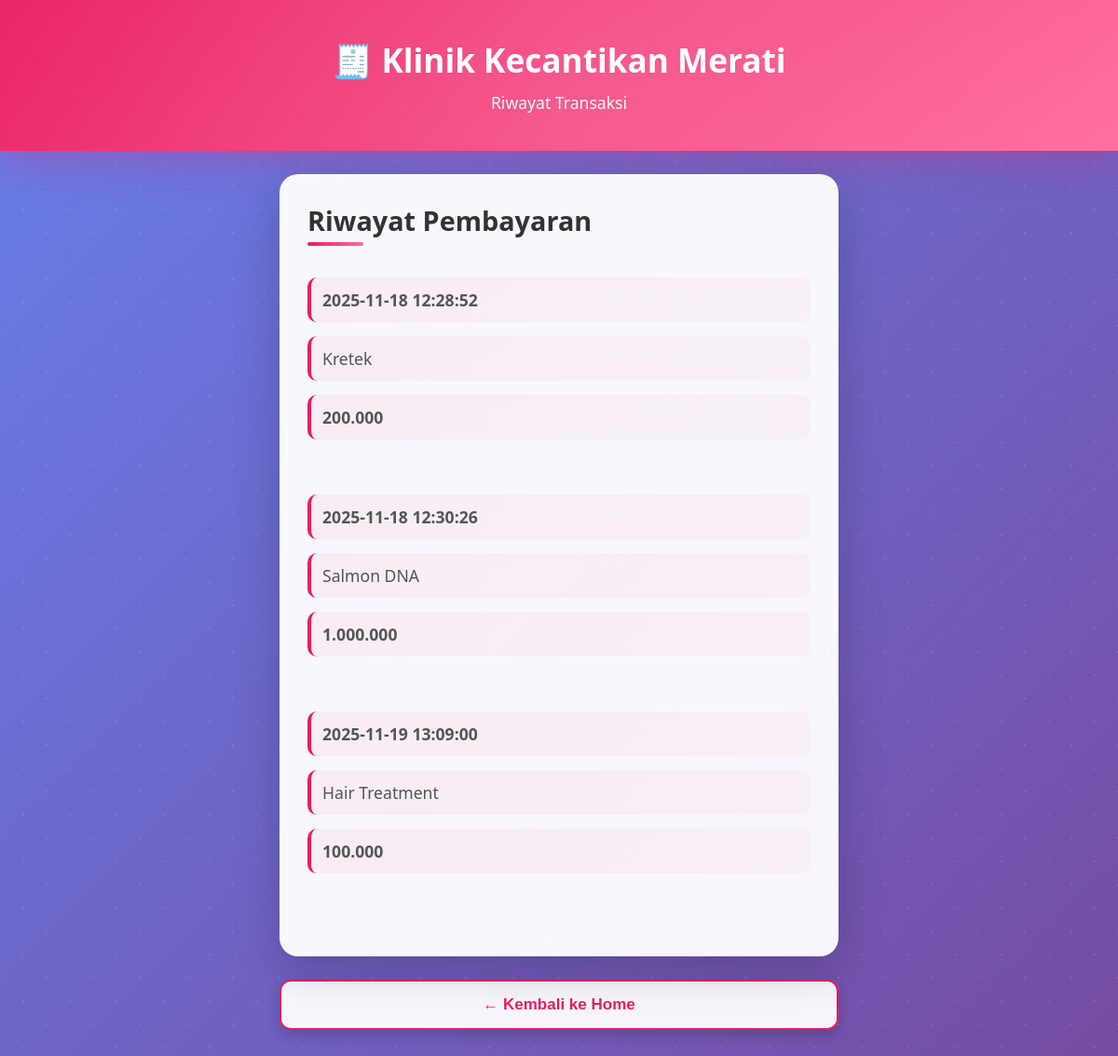
/riwayat.php?as=pelanggan&gid=2 (signed in), run on the app's committed database.
### tables this page shows
CREATE TABLE `transaction` (
  `id` int NOT NULL,
  `id_user` int NOT NULL,
  `username` varchar(255) NOT NULL,
  `id_treatment` int NOT NULL,
  `id_layanan` int NOT NULL,
  `hapus` int NOT NULL,
  `created_at` timestamp NOT NULL DEFAULT CURRENT_TIMESTAMP ON UPDATE CURRENT_TIMESTAMP
);

CREATE TABLE `master_treatment` (
  `id` int NOT NULL,
  `layanan` varchar(255) NOT NULL,
  `hapus` int NOT NULL,
  `harga` varchar(255) NOT NULL,
  `deskripsi` text NOT NULL
);

### riwayat.php (the view, shortened to what this page needs)
<?php
include "koneksi.php";
$iduser = $_GET['gid'];
$role = $_GET['as'];
if ($role == 'pelanggan') {
    $data = [];
    $sql = "select a.*, b.harga, b.layanan from transaction as a inner join master_treatment as b on a.id_layanan = b.id where a.id_user=\"$iduser\" and a.hapus=0 and b.hapus=0 order by a.id asc";
    $result = mysqli_query($conn, $sql);
    $ndata = mysqli_num_rows($result);
    if ($ndata > 0) {
        while ($fdata = mysqli_fetch_assoc($result)) {
            extract($fdata);
            $data[] = $fdata;
        }
    }
}
?>
<!DOCTYPE html>
<html lang="id">
<head>
    <link rel="stylesheet" href="style_payment.css">
</head>
<body>
    <div id="payment" class="page active">
        <header>
            <h1>🧾 Klinik Kecantikan Merati</h1>
            <p>Riwayat Transaksi</p>
        </header>
        <section>
            <h2 style="text-align: center;">
                Riwayat Pembayaran
            </h2>
            <br /><br />
            <?php if (!empty($data)): ?>
                <?php foreach ($data as $dat): ?>
                    <p><b><?= $dat['created_at'] ?></b></p>
                    <p><?= $dat['layanan'] ?></p>
                    <p><b><?= $dat['harga'] ?></b></p>
                    <br /> <br />
                <?php endforeach; ?>
            <?php else: ?>
                <span>belum pernah melakukan transaksi</span>
            <?php endif; ?>
        </section>
        <button class=" back-button" onclick="window.location.href='home.php'">← Kembali ke Home</button>
    </div>
</body>
</html>

### style_payment.css (style rules this page uses)
* { margin: 0; padding: 0; box-sizing: border-box; }
body { font-family: 'Segoe UI', Tahoma, Geneva, Verdana, sans-serif; background: linear-gradient(135deg, #667eea 0%, #764ba2 100%); min-height: 100vh; position: relative; overflow-x: hidden; padding-bottom: 40px; }
body::before { content: ''; position: fixed; width: 200%; height: 200%; background-image: radial-gradient(circle, rgba(255,255,255,0.1) 1px, transparent 1px), radial-gradient(circle, rgba(255,255,255,0.1) 1px, transparent 1px); background-size: 50px 50px; background-position: 0 0, 25px 25px; animation: moveBackground 20s linear infinite; z-index: 0; }
.page { position: relative; z-index: 1; animation: pageLoad 0.8s ease-out; }
header { background: linear-gradient(135deg, #e91e63 0%, #ff6b9d 100%); color: white; padding: 40px 20px; text-align: center; box-shadow: 0 10px 40px rgba(233, 30, 99, 0.3); position: relative; overflow: hidden; }
header::before { content: ''; position: absolute; top: -50%; right: -50%; width: 200%; height: 200%; background: radial-gradient(circle, rgba(255,255,255,0.1) 0%, transparent 70%); animation: headerGlow 3s ease-in-out infinite; }
header h1 { font-size: 2.2em; margin-bottom: 10px; position: relative; z-index: 1; animation: titleFloat 3s ease-in-out infinite; }
header p { font-size: 1.1em; opacity: 0.95; position: relative; z-index: 1; }
section { background: rgba(255, 255, 255, 0.95); backdrop-filter: blur(10px); margin: 25px auto; padding: 30px; max-width: 600px; border-radius: 20px; box-shadow: 0 15px 50px rgba(0, 0, 0, 0.2); animation: sectionFadeIn 0.6s ease-out backwards; }
section:nth-child(2) { animation-delay: 0.1s; }
h2 { color: #333; font-size: 1.8em; margin-bottom: 20px; position: relative; display: inline-block; }
h2::after { content: ''; position: absolute; bottom: -8px; left: 0; width: 60px; height: 4px; background: linear-gradient(90deg, #e91e63, #ff6b9d); border-radius: 2px; animation: lineExpand 2s ease-in-out infinite; }
section p { color: #555; font-size: 1.1em; margin-bottom: 15px; padding: 12px; background: linear-gradient(135deg, rgba(233, 30, 99, 0.05) 0%, rgba(255, 107, 157, 0.05) 100%); border-radius: 10px; border-left: 4px solid #e91e63; animation: slideIn 0.5s ease-out; }
.back-button { display: block; width: calc(100% - 50px); max-width: 600px; margin: 25px auto; background: rgba(255, 255, 255, 0.95); color: #e91e63; border: 2px solid #e91e63; padding: 15px; font-size: 17px; font-weight: bold; border-radius: 12px; cursor: pointer; transition: all 0.3s ease; box-shadow: 0 5px 15px rgba(0, 0, 0, 0.2); }

### data on the page
transaction: created_at "2025-11-18 12:28:52", master_treatment.layanan "Kretek", master_treatment.harga "200.000"
transaction: created_at "2025-11-18 12:30:26", master_treatment.layanan "Salmon DNA", master_treatment.harga "1.000.000"
transaction: created_at "2025-11-19 13:09:00", master_treatment.layanan "Hair Treatment", master_treatment.harga "100.000"
